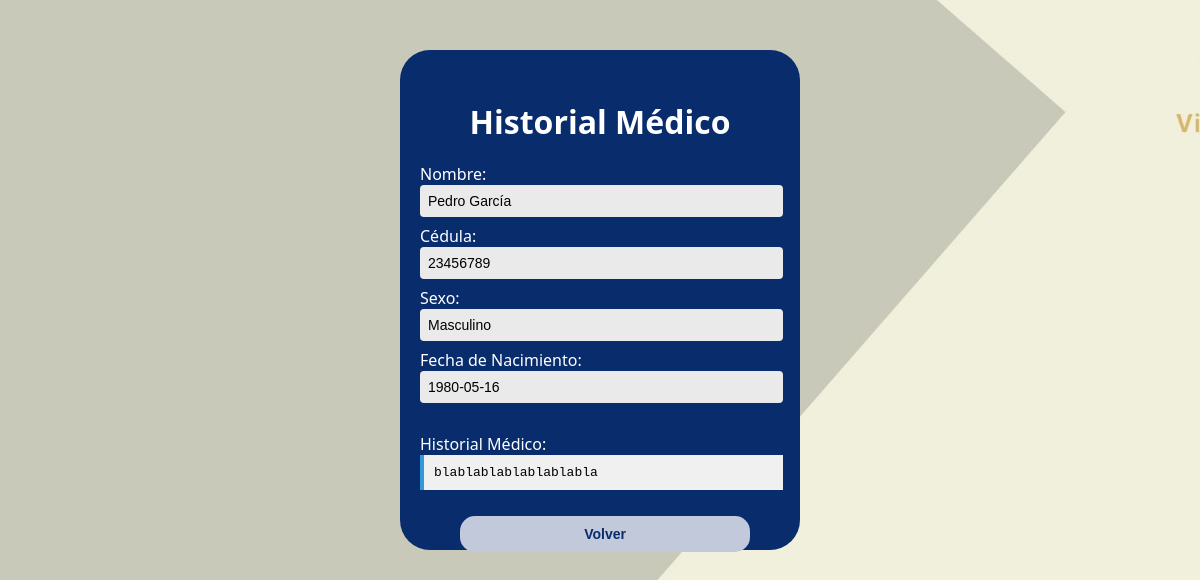
The app's page /Pacientes/Ficha_med.php (signed in) with its own data.
### tables this page shows
CREATE TABLE `paciente` (
  `Cedula_P` int(11) NOT NULL,
  `Nombre_P` varchar(100) DEFAULT NULL,
  `Fecha_Nac` date DEFAULT NULL,
  `Sexo` varchar(10) DEFAULT NULL,
  `Correo` varchar(50) DEFAULT NULL,
  `His_med` varchar(1000) DEFAULT NULL,
  `Tel` varchar(15) DEFAULT NULL,
  `Contraseña_P` varchar(10) DEFAULT NULL,
  `Usuario_P` varchar(50) DEFAULT NULL
);

### Pacientes/Ficha_med.php (the view, shortened to what this page needs)
<?php
include '../Base de datos/Conexion.php';
$usuario_sesion = $_SESSION['usuario'];
$stmt = $conn->prepare("SELECT Cedula_P, Nombre_P, Sexo, Fecha_Nac, His_med FROM paciente WHERE Usuario_P = ?");
$stmt->bind_param("s", $usuario_sesion);
$stmt->execute();
$result = $stmt->get_result();
$paciente = $result->fetch_assoc();
?>
<!DOCTYPE html>
<html lang="es">
<head>
  <link rel="stylesheet" href="../estiloL.css">
  <link rel="stylesheet" href="Estilo.css">
</head>
<body>
<div class="cuadrado">
  <div class="titulo">
    <h1>Historial Médico</h1>
  </div>
  <div class="info-paciente">
    Nombre: <input type="text" value="<?php echo htmlspecialchars($paciente['Nombre_P']); ?>" readonly><br>
    Cédula: <input type="text" value="<?php echo htmlspecialchars($paciente['Cedula_P']); ?>" readonly><br>
    Sexo: <input type="text" value="<?php echo htmlspecialchars($paciente['Sexo']); ?>" readonly><br>
    Fecha de Nacimiento: <input type="text" value="<?php echo htmlspecialchars($paciente['Fecha_Nac']); ?>" readonly><br><br>
    Historial Médico:<br>
    <?php
    $hist = $paciente['His_med'] ?? '';
    $historiales = array_filter(array_map('trim', explode("-------------------------", $hist)));
    foreach ($historiales as $bloque) {
        echo '<div class="historial-bloque">' . htmlspecialchars($bloque) . '</div>';
    }
    ?>
    <br>
    <p>
      <button type="button" class="Volver2" onclick="window.history.back();">Volver</button>
    </p>
  </div>
</div>
</body>
</html>

### estiloL.css (style rules this page uses)
* { margin: 0; padding: 0; box-sizing: border-box; }
html, body { height: 100%; width: 100%; }
body { font-family: 'Segoe UI', sans-serif; background-image: url('Imagenes/Inicio.jpg'); background-size: cover; background-position: center; background-repeat: no-repeat; display: flex; justify-content: center; align-items: center; min-height: 100vh; overflow: hidden; }
input { width: 100%; padding: 10px; border-radius: 15px; border: none; background-color: #c2c9da; font-size: 14px; margin-bottom: 15px; }
button { background-color: #f0d67a; color: #0a295a; border: none; padding: 12px 20px; border-radius: 25px; font-size: 16px; font-weight: bold; cursor: pointer; transition: background-color 0.3s ease; }

### Pacientes/Estilo.css (style rules this page uses)
.cuadrado { color: white; position: absolute; top: 50px; height: 500px; width: 400px; background-color:#082c6c; border-radius: 30px; display: flex; flex-direction: column; justify-content: flex-start; align-items: center; padding-top: 50px; box-sizing: border-box; }
.titulo { text-align: center; margin-bottom: 20px; }
.info-paciente { align-self: flex-start; text-align: left; margin-left: 20px; }
.Volver2 { margin-left: 40px; font-weight: bold; margin-top: -10px; width: 80%; padding: 10px; border-radius: 15px; border: none; background-color: #c2c9da; font-size: 14px; margin-bottom: 15px; color: #082c6c; cursor: pointer; transition: background-color 0.3s ease; }

### Pacientes/Ficha_med.php (style rules this page uses)
.historial-bloque { background-color:#f0f0f0; border-left:4px solid #3498db; padding:10px; margin-bottom:10px; white-space:pre-wrap; font-family:monospace; color:black; }
input[readonly] { background-color:#eaeaea; border:none; padding:8px; width:100%; border-radius:4px; margin-bottom:8px; }

### records on screen
paciente: Nombre_P "Pedro García", Cedula_P "23456789", Sexo "Masculino", Fecha_Nac "1980-05-16", His_med "blablablablablablabla"
